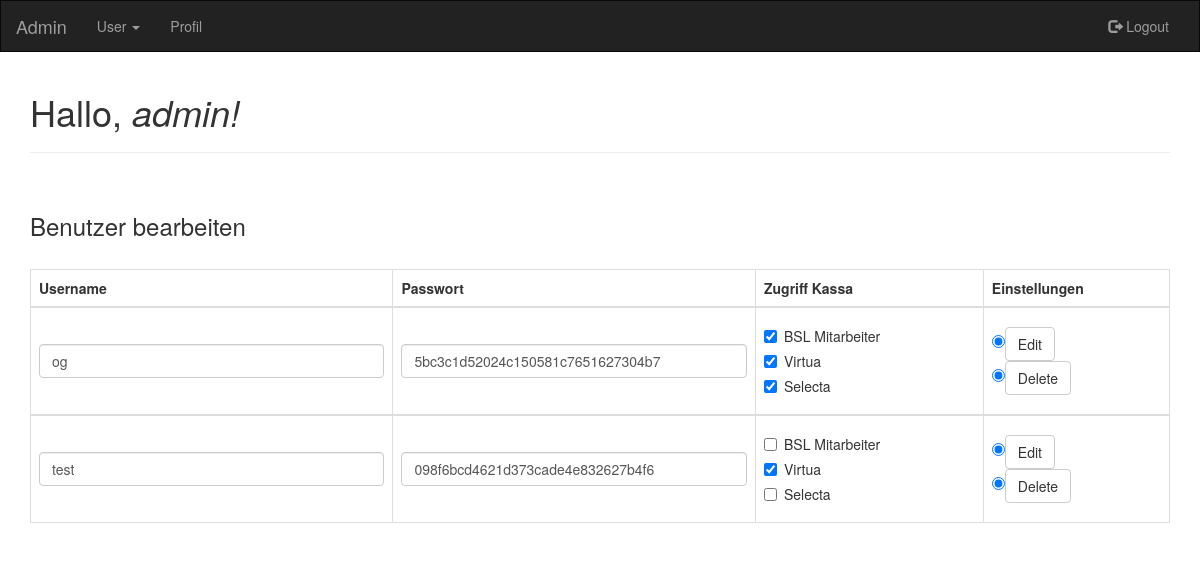
The page /admin.php (signed in) on the database its author committed.
### tables this page shows
CREATE TABLE `usersadmin` (
  `uid` int(11) NOT NULL,
  `username` varchar(50) NOT NULL,
  `password` varchar(50) NOT NULL
);

CREATE TABLE `users` (
  `uid` int(11) NOT NULL,
  `username` varchar(50) NOT NULL,
  `password` varchar(50) NOT NULL,
  `bsl` varchar(255) NOT NULL,
  `virtua` varchar(255) NOT NULL,
  `selecta` varchar(255) NOT NULL
);

### checkadmin.php (called while the page is built, shortened)
<?php
	include('connection.php');
		$user_check=$_SESSION['username'];
		$ses_sql = mysqli_query($db,"SELECT username FROM usersadmin WHERE username='$user_check' ");
		$row=mysqli_fetch_array($ses_sql,MYSQLI_ASSOC);
		$login_user=$row['username'];
?>

### admin.php (the view, shortened to what this page needs)
<?php
	include("checkadmin.php");
	include("connection.php");
?>
<!DOCTYPE html>
<html lang="de">
<head>
  <link rel="stylesheet" href="https://maxcdn.bootstrapcdn.com/bootstrap/3.3.7/css/bootstrap.min.css">
</head>
<body>
<nav class="navbar navbar-inverse">
  <div class="container-fluid">
    <div class="navbar-header">
      <a class="navbar-brand" href="admin.php">Admin</a>
    </div>
    <div class="collapse navbar-collapse" id="myNavbar">
      <ul class="nav navbar-nav">
        <li class="dropdown">
          <a class="dropdown-toggle" data-toggle="dropdown" href="#">User <span class="caret"></span></a>
        </li>
        <li><a href="#">Profil</a></li>
      </ul>
      <ul class="nav navbar-nav navbar-right">
        <li><a href="logout.php"><span class="glyphicon glyphicon-log-out"></span> Logout</a></li>
      </ul>
    </div>
  </div>
</nav>
<div class="container">
  		<h1>Hallo, <em><?php echo $login_user;?>!</em></h1>
		<hr>
		<h3> Benutzer bearbeiten </h3>
		<table class="table table-bordered">
				<thead>
				<tr>
					<th>Username</th>
					<th>Passwort</th>
					<th>Zugriff Kassa</th>
					<th>Einstellungen</th>
				</tr>
				</thead>
		<?php
				$sql="SELECT * FROM users";
				$result_set=mysqli_query($db, $sql);
				while($row=mysqli_fetch_array($result_set))
				{
					?>
					<tbody>
						<tr style="height: 65px">
						<td style="vertical-align: middle;"><form action="adminedit.php" method="post"><input id="username" type="text" class="form-control" name="updateusername" value="<?php echo $row['username'] ?>"></td>
						<td style="vertical-align: middle;"><input id="password" type="text" class="form-control" name="updatepassword" value="<?php echo $row['password'] ?>"></td>
						<td style="vertical-align: middle;"><div class="checkbox"><label><input type="checkbox" value="ja" name="updatebsl" <?php echo ($row['bsl']=='ja' ? 'checked' : '');?>>BSL Mitarbeiter</label></div>
															<div class="checkbox"><label><input type="checkbox" value="ja" name="updatevirtua" <?php echo ($row['virtua']=='ja' ? 'checked' : '');?>>Virtua</label></div>
															<div class="checkbox"><label><input type="checkbox" value="ja" name="updateselecta" <?php echo ($row['selecta']=='ja' ? 'checked' : '');?>>Selecta</label></div>
						</td>
						<td style="vertical-align: middle;"><input type="radio" value="<?php echo $row['uid'] ?>" name="idadmin" checked="checked"><button type="submit" class="btn btn-default">Edit</button></form><br><form action="admindelete.php" method="post"><input type="radio" value="<?php echo $row['uid'] ?>" name="idadmin" checked="checked"><button type="submit" class="btn btn-default">Delete</button></form></td>
					</tr>
					</tbody>
					<?php
				}
				?>
</table>
				</div>
</body>
</html>

### admin.php (style rules this page uses)
h3 { margin-bottom: 30px; margin-top: 60px; }
nav.navbar { border-radius: 0px; }

### rows shown on the page
usersadmin: username "admin"
users: updateusername "og", updatepassword "5bc3c1d52024c150581c7651627304b7", bsl "☑", virtua "☑", selecta "☑"
users: updateusername "test", updatepassword "098f6bcd4621d373cade4e832627b4f6", virtua "☑"
